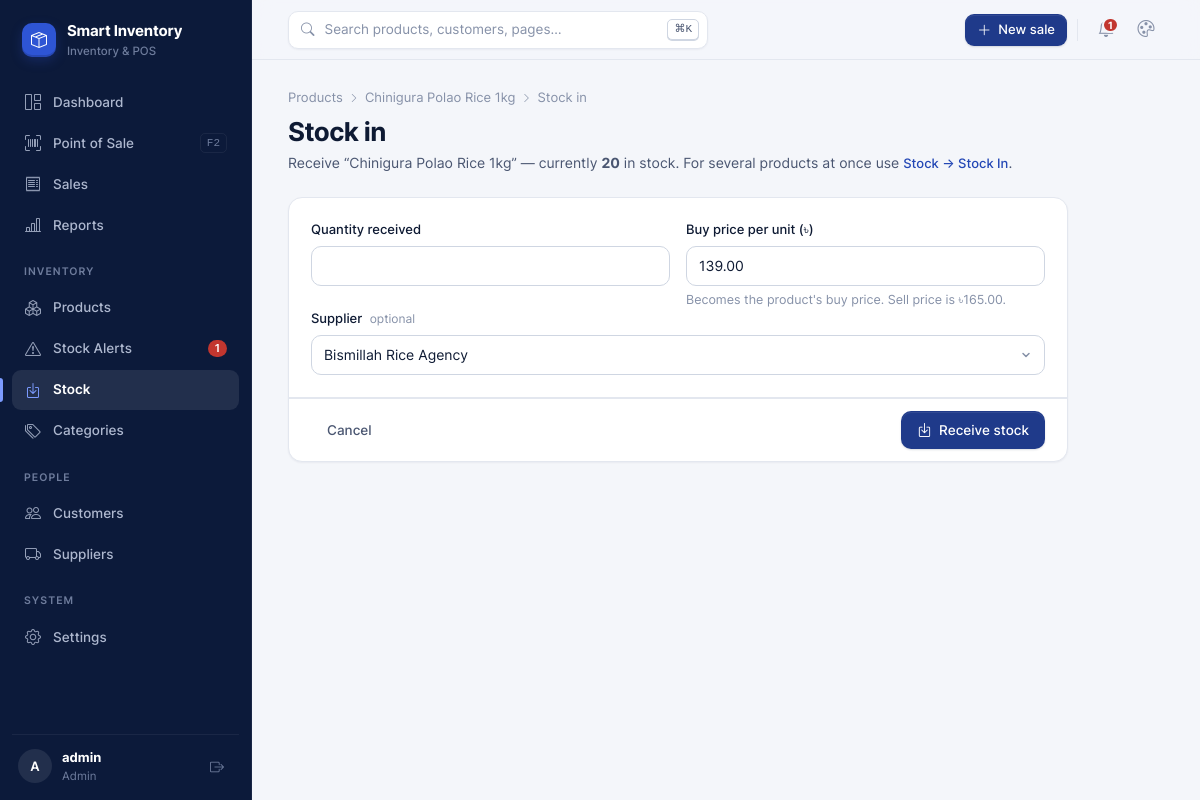
Page /products/2/stock-in/ (signed in) on the committed database.
### inventory/models.py (models this page shows, shortened)
class StoreSettings(models.Model):
    shop_name = models.CharField(max_length=120, default='Smart Inventory')
    address = models.CharField(max_length=255, blank=True)
    phone = models.CharField(max_length=40, blank=True)
    receipt_footer = models.CharField(max_length=255, default='Thank you for shopping with us!')
    default_low_stock = models.PositiveIntegerField('default low stock alert', default=5)
    reorder_cover_days = models.PositiveIntegerField(
        default=14, help_text='Reorder suggestions keep this many days of sales in stock.',
    )
    telegram_bot_token = models.CharField(max_length=120, blank=True)
    telegram_chat_id = models.CharField(max_length=60, blank=True)
    class Meta:
        verbose_name = 'store settings'
        verbose_name_plural = 'store settings'
    @classmethod
    def load(cls):
        obj, _ = cls.objects.get_or_create(pk=1)
        return obj

class Product(models.Model):
    name = models.CharField(max_length=200)
    sku = models.CharField('SKU', max_length=50, blank=True, db_index=True)
    barcode = models.CharField(max_length=64, blank=True, db_index=True)
    category = models.ForeignKey(Category, on_delete=models.CASCADE, related_name='products')
    supplier = models.ForeignKey(
        Supplier, on_delete=models.SET_NULL, null=True, blank=True, related_name='products',
    )
    cost_price = models.DecimalField('buy price', max_digits=10, decimal_places=2, default=0)
    price = models.DecimalField('sell price', max_digits=10, decimal_places=2)
    quantity = models.PositiveIntegerField(default=0)
    low_stock_threshold = models.PositiveIntegerField(default=5)
    created_at = models.DateTimeField(auto_now_add=True)
    class Meta:
        ordering = ['-created_at']

### inventory/views/products.py (the view, shortened to what this page needs)
# urls.py: path('products/<int:pk>/stock-in/', views.stock_in, name='stock_in'),
@login_required
def stock_in(request, pk):
    product = get_object_or_404(Product, pk=pk)
    form = StockInForm(request.POST or None, initial={'supplier': product.supplier_id, 'unit_cost': product.cost_price})
    return render(request, 'inventory/stock_form.html', {'form': form, 'product': product})

### inventory/forms.py
class StockInForm(forms.Form):
    quantity = forms.IntegerField(
        min_value=1,
        widget=forms.NumberInput(attrs={'class': 'form-control', 'min': '1', 'autofocus': True}),
    )
    supplier = forms.ModelChoiceField(
        queryset=Supplier.objects.all(),
        required=False,
        empty_label='— No supplier —',
        widget=forms.Select(attrs={'class': 'form-select'}),
    )
    unit_cost = forms.DecimalField(
        label='Buy price per unit',
        min_value=0,
        decimal_places=2,
        widget=forms.NumberInput(attrs={'class': 'form-control', 'step': '0.01', 'min': '0'}),
    )

### inventory/context_processors.py (called while the page is built)
def nav_section(request):
    match = getattr(request, 'resolver_match', None)
    name = match.url_name if match else ''
    section = next((s for prefix, s in SECTIONS if name and name.startswith(prefix)), '')
    return {'nav_section': section}

def store(request):
    theme = request.COOKIES.get(THEME_COOKIE, 'navy')
    context = {
        'store': StoreSettings.load(),
        'theme': theme if theme in {t[0] for t in THEMES} else 'navy',
        'themes': THEMES,
    }
    if getattr(request, 'user', None) and request.user.is_authenticated:
        context['nav_low_stock'] = Product.objects.filter(quantity__lte=F('low_stock_threshold')).count()
    return context

### inventory/models.py (called while the page is built)
    def __str__(self):
        return self.name

### inventory/templatetags/ui.py (called while the page is built)
def _number(value):
    try:
        return Decimal(str(value if value is not None else 0))
    except (InvalidOperation, ValueError):
        return Decimal('0')

@register.filter
def money(value, places=2):
    amount = _number(value)
    text = f'{abs(amount):,.{int(places)}f}'
    return f'{"-" if amount < 0 else ""}৳{text}'

### templates/inventory/stock_form.html (shortened to what this page needs)
{% extends 'base.html' %}
{% load ui %}
{% block content %}
<div class="breadcrumb"><a href="{% url 'product_list' %}">Products</a><i class="bi bi-chevron-right"></i><a href="{% url 'product_detail' product.pk %}">{{ product.name }}</a><i class="bi bi-chevron-right"></i>Stock in</div>
<div class="page-head">
  <div>
    <h1>Stock in</h1>
    <p>Receive “{{ product.name }}” — currently <strong>{{ product.quantity }}</strong> in stock. For several products at once use <a href="{% url 'stock' %}?tab=in" class="link">Stock → Stock In</a>.</p>
  </div>
</div>
<form method="post" class="card form-card">
  <div class="form-section">
    <div class="form-row">
      <div class="form-group">
        <label for="{{ form.quantity.id_for_label }}">Quantity received</label>
        {{ form.quantity }}
      </div>
      <div class="form-group">
        <label for="{{ form.unit_cost.id_for_label }}">Buy price per unit (৳)</label>
        {{ form.unit_cost }}
        <div class="help">Becomes the product's buy price. Sell price is {{ product.price|money }}.</div>
      </div>
    </div>
    <div class="form-group">
      <label for="{{ form.supplier.id_for_label }}">Supplier <span class="optional">optional</span></label>
      {{ form.supplier }}
    </div>
  </div>
  <div class="card-foot">
    <a href="{% url 'product_detail' product.pk %}" class="btn btn-ghost">Cancel</a>
    <button type="submit" class="btn btn-primary"><i class="bi bi-box-arrow-in-down"></i> Receive stock</button>
  </div>
</form>
{% endblock %}

### templates/base.html (shortened to what this page needs)
{% load static %}
<!DOCTYPE html>
<html lang="en" data-theme="{{ theme }}">
<head>
  <link rel="stylesheet" href="{% static 'vendor/inter/inter.css' %}">
  <link rel="stylesheet" href="{% static 'vendor/bootstrap-icons/bootstrap-icons.min.css' %}">
  <link rel="stylesheet" href="{% static 'css/style.css' %}">
</head>
<body>
<div class="app">
  <aside class="sidebar" id="sidebar">
    <a href="{% url 'dashboard' %}" class="brand">
      <span class="brand-mark"><i class="bi bi-box-seam"></i></span>
      <span class="ellipsis">{{ store.shop_name }}<small>Inventory &amp; POS</small></span>
    </a>
    <nav class="nav">
      <a href="{% url 'dashboard' %}" class="{% if nav_section == 'dashboard' %}active{% endif %}"><i class="bi bi-grid-1x2"></i> Dashboard</a>
      <a href="{% url 'pos' %}" class="{% if nav_section == 'pos' %}active{% endif %}"><i class="bi bi-upc-scan"></i> Point of Sale <kbd class="kbd-hint">F2</kbd></a>
      <a href="{% url 'order_list' %}" class="{% if nav_section == 'sales' %}active{% endif %}"><i class="bi bi-receipt"></i> Sales</a>
      <a href="{% url 'report' %}" class="{% if nav_section == 'reports' %}active{% endif %}"><i class="bi bi-bar-chart-line"></i> Reports</a>
      <div class="nav-label">Inventory</div>
      <a href="{% url 'product_list' %}" class="{% if nav_section == 'products' %}active{% endif %}"><i class="bi bi-boxes"></i> Products</a>
      <a href="{% url 'alert_list' %}" class="{% if nav_section == 'alerts' %}active{% endif %}">
        <i class="bi bi-exclamation-triangle"></i> Stock Alerts
        {% if nav_low_stock %}<span class="count" title="{{ nav_low_stock }} low or out of stock">{{ nav_low_stock }}</span>{% endif %}
      </a>
      <a href="{% url 'stock' %}" class="{% if nav_section == 'stock' %}active{% endif %}"><i class="bi bi-box-arrow-in-down"></i> Stock</a>
      <a href="{% url 'category_list' %}" class="{% if nav_section == 'categories' %}active{% endif %}"><i class="bi bi-tags"></i> Categories</a>
      <div class="nav-label">People</div>
      <a href="{% url 'customer_list' %}" class="{% if nav_section == 'customers' %}active{% endif %}"><i class="bi bi-people"></i> Customers</a>
      <a href="{% url 'supplier_list' %}" class="{% if nav_section == 'suppliers' %}active{% endif %}"><i class="bi bi-truck"></i> Suppliers</a>
      <div class="nav-label">System</div>
      <a href="{% url 'settings' %}" class="{% if nav_section == 'settings' %}active{% endif %}"><i class="bi bi-gear"></i> Settings</a>
    </nav>
    <div class="sidebar-footer">
      <a href="{% url 'settings' %}?tab=account" class="avatar" title="My account">{{ request.user.get_full_name|default:request.user.username|slice:":1" }}</a>
      <div class="who">
        <strong class="ellipsis">{{ request.user.get_full_name|default:request.user.username }}</strong>
        <span>{% if request.user.is_superuser %}Admin{% else %}Staff{% endif %}</span>
      </div>
      <form method="post" action="{% url 'logout' %}">
        <button type="submit" class="icon-btn" title="Sign out" aria-label="Sign out"><i class="bi bi-box-arrow-right"></i></button>
      </form>
    </div>
  </aside>
  <main class="main">
    <header class="topbar">
      <button type="button" class="search-trigger" data-cmdk aria-label="Search">
        <i class="bi bi-search"></i>
        <span>Search products, customers, pages…</span>
        <kbd>⌘K</kbd>
      </button>
      <div class="topbar-actions">
        <a href="{% url 'pos' %}" class="btn btn-primary btn-sm hide-sm"><i class="bi bi-plus-lg"></i> New sale</a>
        <a href="{% url 'alert_list' %}" class="icon-btn" title="Stock alerts" aria-label="Stock alerts">
          {% if nav_low_stock %}<span class="dot-badge">{{ nav_low_stock }}</span>{% endif %}
        </a>
        <div class="menu" id="themeMenu">
          <button type="button" class="icon-btn" data-menu-toggle title="Theme" aria-label="Change theme" aria-haspopup="true">
            <i class="bi {% if theme == 'midnight' %}bi-moon-stars{% else %}bi-palette{% endif %}"></i>
          </button>
        </div>
      </div>
    </header>
    <div class="content">
      <div class="container">
        {% block content %}{% endblock %}
      </div>
    </div>
  </main>
</div>
</body>
</html>

### rows in the picture
StoreSettings: shop_name "Smart Inventory"
Product: name "Chinigura Polao Rice 1kg", quantity "20", price "৳165.00"

### other values in the picture
{{ nav_low_stock }} "1"
{{ request.user.get_full_name|default:request.user.username|slice:":1" }} "A"
{{ request.user.get_full_name|default:request.user.username }} "admin"
